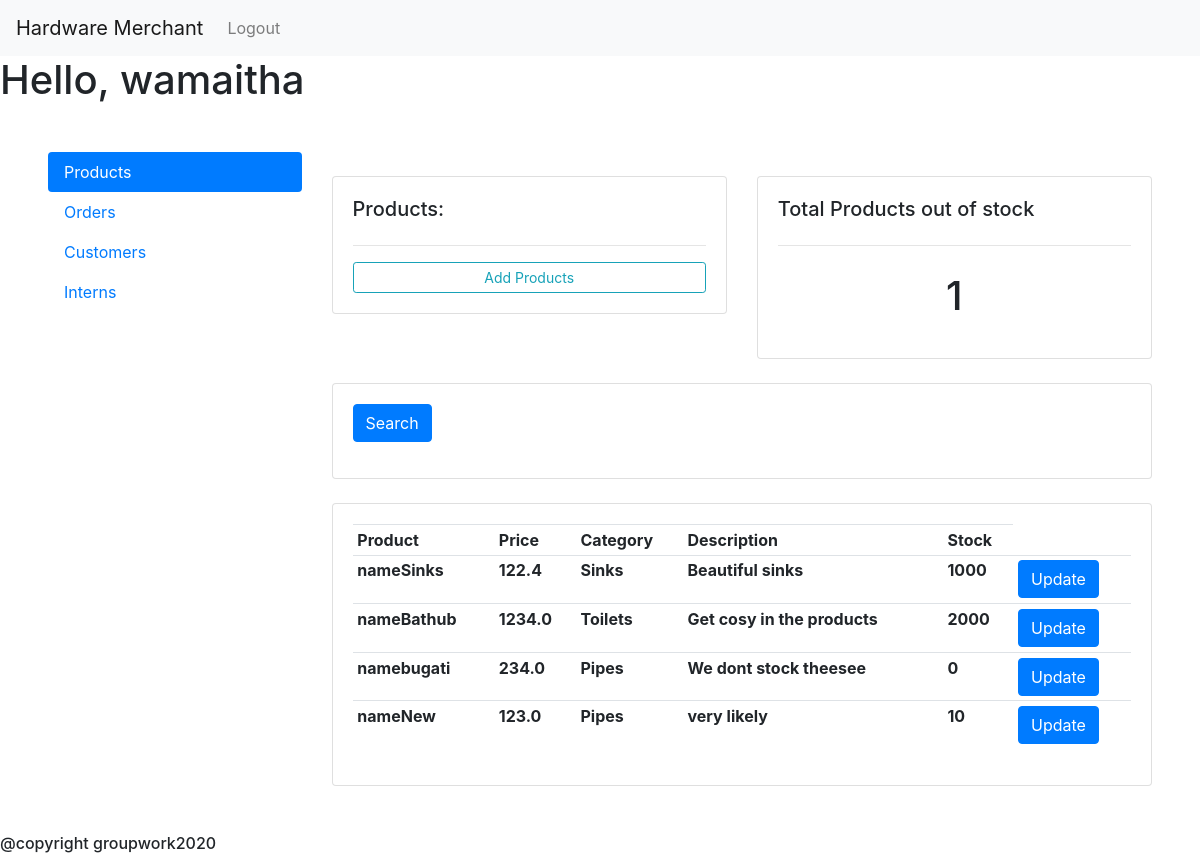
The page /supervisor (signed in) on the database as committed earlier.
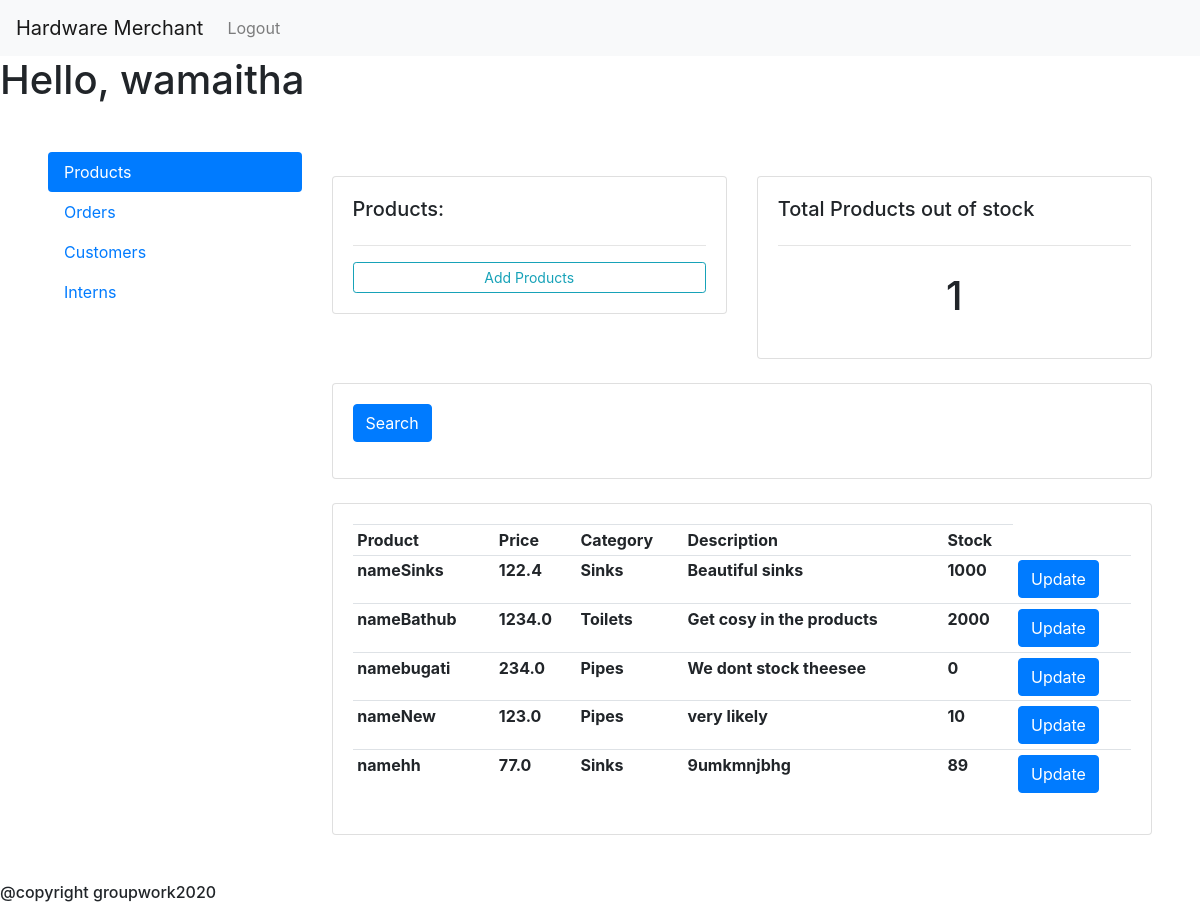
The same page on the database as committed later.
### main/models.py (models this page shows)
class Product(models.Model):
    CATEGORY = (
                    ('Sinks', 'Sinks'),
                    ('Pipes', 'Pipes'),
                    ('Toilets', 'Toilets'),
                )
    name=models.CharField(max_length=200, null=True)
    price=models.FloatField(max_length=200, null=True)
    category=models.CharField(max_length=200, null=True,choices=CATEGORY)
    description=models.CharField(max_length=200, null=True, blank=True)
    date_created=models.DateTimeField(auto_now_add=True,  null=True)
    image_url = models.CharField(max_length=200, null=True,default='https://upload.wikimedia.org/wikipedia/commons/8/89/Portrait_Placeholder.png' )
    stock_number = models.IntegerField(null=True, default=0)
    def __str__(self):
        return self.name

### main/decorators.py (the view)
	def wrapper_function(request, *args, **kwargs):
		group = None
		if request.user.groups.exists():
			group = request.user.groups.all()[0].name
		if group == 'customer':
			return redirect('main:user')
		if group == 'admin':
			return view_func(request, *args, **kwargs)

### main/models.py (called while the page is built)
    def __str__(self):
        return self.name

### main/templates/main/supervisor.html (shortened to what this page needs)
{% extends 'main/base.html' %}
{% block content%}
<div class="" style="margin: 1%; padding: 3%">
<div class="row">
  <div class="col-3">
    <div class="nav flex-column nav-pills" id="v-pills-tab" role="tablist" aria-orientation="vertical">
      <a class="nav-link active" id="v-pills-home-tab" data-toggle="pill" href="#v-pills-home" role="tab" aria-controls="v-pills-home" aria-selected="true">Products</a>
      <a class="nav-link" id="v-pills-profile-tab" data-toggle="pill" href="#v-pills-profile" role="tab" aria-controls="v-pills-profile" aria-selected="false">Orders</a>
      <a class="nav-link" id="v-pills-messages-tab" data-toggle="pill" href="#v-pills-messages" role="tab" aria-controls="v-pills-messages" aria-selected="false">Customers</a>
      <a class="nav-link" id="v-pills-settings-tab" data-toggle="pill" href="#v-pills-settings" role="tab" aria-controls="v-pills-settings" aria-selected="false">Interns</a>
    </div>
  </div>
  <div class="col-9">
    <div class="tab-content" id="v-pills-tabContent">
      <div class="tab-pane fade show active" id="v-pills-home" role="tabpanel" aria-labelledby="v-pills-home-tab">
	<br>
<div class="row">
	<div class="col-md">
		<div class="card card-body">
			<h5>Products:</h5>
			<hr>
			<a class="btn btn-outline-info  btn-sm btn-block" href="{% url 'main:createproduct' %}">Add Products</a>
		</div>
	</div>
	<div class="col-md">
		<div class="card card-body">
			<h5>Total Products out of stock</h5>
			<hr>
			<h1 style="text-align: center;padding: 10px">{{ out_of_stock }}</h1>
		</div>
	</div>
</div>
<br>
<div class="row">
	<div class="col">
		<div class="card card-body">
			<form method="get">
		    <button class="btn btn-primary" type="submit">Search</button>
		  </form>
		</div>
	</div>
</div>
<br>
      <div class="row">
        <div class="col-md">
            <div class="card card-body">
                <table class="table table-sm">
                    <tr>
                        <th>Product</th>
                        <th>Price</th>
                        <th>Category</th>
                        <th>Description</th>
                        <th>Stock</th>
                    </tr>
                      {% for product in products %}
                    <tr>
                        <th>  name{{product.name}}</th>
                        <th>  {{product.price}}</th>
                        <th>  {{product.category}}</th>
                        <th>  {{product.description}}</th>
                        <th> {{product.stock_number}}</th>
                        <th> <a class="btn btn-primary" href="{% url 'main:updateproduct' product.id %}">Update</a></th>
                    </tr>
                    {% endfor %}
                </table>
            </div>
        </div>
    </div>
      </div>
    </div>
  </div>
</div>
</div>
{% endblock %}

Rows that differ between the two databases and show on the page:
added Product: name "hh", price "77.0", category "Sinks", description "9umkmnjbhg", stock_number "89"
